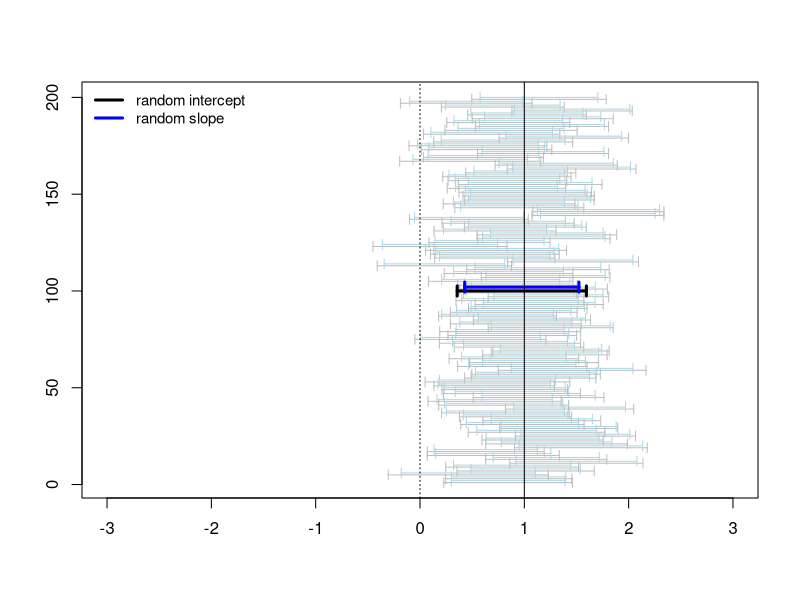
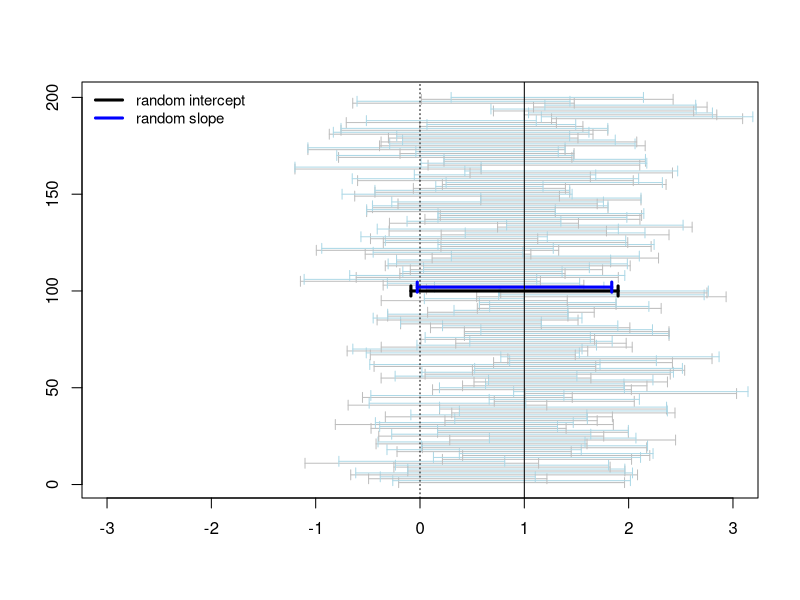
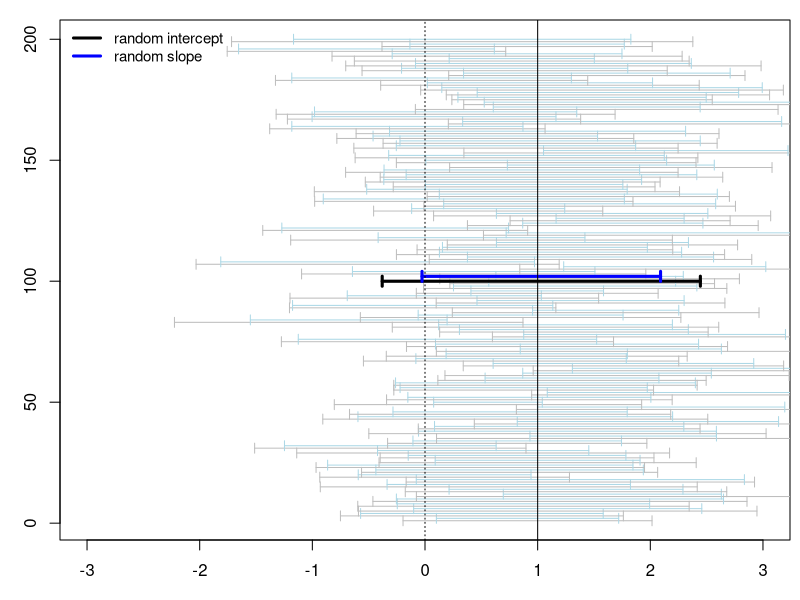
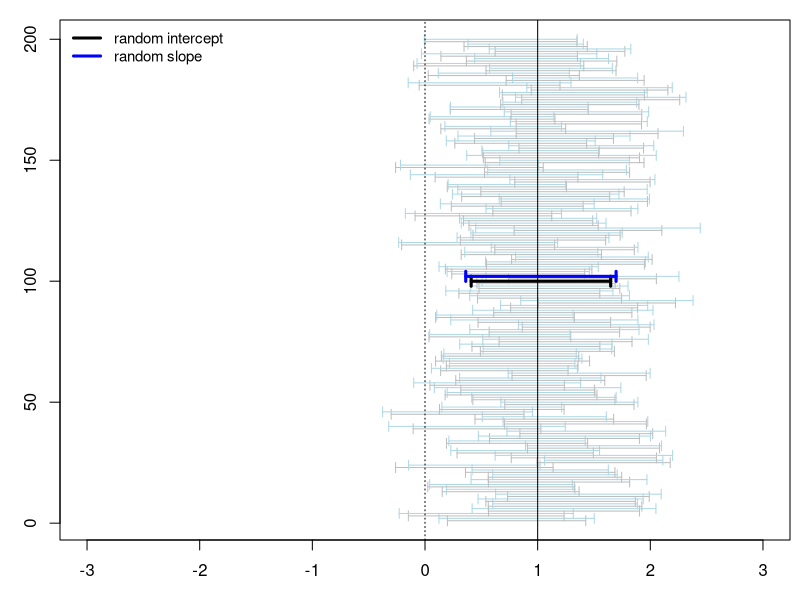

Write R code to recreate these figures, in order. (Note: a time limit stopped this script after it produced the figures.)
library(lme4)

###############################################################################

sim_cis <- function(form1, form2, data, params, test_par, nsim = 100) {
  cis <- replicate(nsim, {
    y <- simulate(formula(gsub("^y", "", form2)),
                  newdata = data,
                  newparams = params)$sim_1
    m0 <- lmer(formula(form1), dat)
    m1 <- lmer(formula(form2), dat)
    matrix(c(confint(m0, par = test_par, method = "Wald") |> as.numeric(),
             confint(m1, par = test_par, method = "Wald") |> as.numeric()),
           nrow = 2, byrow = TRUE)
    }, simplify = FALSE
  )
  dat_ci <- as.data.frame(do.call(rbind, cis))
  names(dat_ci) <- c("lb", "ub")
  dat_ci$true_par <- tail(params$beta, 1)
  dat_ci$model <- factor(c("random intercept", "random slope"))
  dat_ci
}

plot_cis <- function(data) {
  plot(I(1:nrow(data)) ~ lb, data, type = "n", xlim = c(-3, 3),
       xlab = "", ylab = "")
  arrows(data$lb, 1:nrow(data), data$ub, 1:nrow(data),
         code = 3, angle = 90, length = 0.05,
         col = c("gray", "lightblue")[data$model])
  with(
    aggregate(cbind(lb, ub) ~ model, data, mean),
    arrows(lb, c(nrow(data) / 2, nrow(data) / 2 + 2),
           ub, c(nrow(data) / 2, nrow(data) / 2 + 2),
           code = 3, angle = 90, length = 0.05,
           col = c("black", "blue"), lwd = 3)
  )
  abline(v = c(0, unique(data$true_par)), lty = c(3, 1))
  legend("topleft", c("random intercept", "random slope"), lty = 1,
         col = c("black", "blue"), lwd = 3, bty = "n", cex = .9)
}

###############################################################################

nsubj <- 10
nitem <- 5

#----- 2x2 within design ------------------------------------------------------

dat <- expand.grid(A = factor(c("a1", "a2")),
                   B = factor(c("b1", "b2")),
                   id = factor(1:nsubj))

# y = mu + a2 + b2 + a2b2 + p + pa + pb + e

beta  <- c(3, .5, .5, 1)
sp    <- c(1, .8, .6)
r     <- -.5
se    <- 1
S     <- r * sp %o% sp; diag(S) <- sp^2
Lt    <- chol(S) / se
theta <- t(Lt)[lower.tri(Lt, diag = TRUE)]

dat_ci <- sim_cis("y ~ A * B + (1 | id)",
                  "y ~ A * B + (A + B | id)",
                  data = dat,
                  params = list(beta = beta, theta = theta, sigma = se),
                  test_par = "Aa2:Bb2")

pdf("slides/figures/nico_cis_2x2design_1obs.pdf",
    width = 3.375, height = 3.375, pointsize = 10)
par(mai = c(.6, .6, .2, .1), mgp = c(2.4, 1, 0))
plot_cis(dat_ci)
dev.off()

# Power
mean(dat_ci$lb[dat_ci$model == "random intercept"] > 0)
mean(dat_ci$lb[dat_ci$model == "random slope"] > 0)

#----- crossed random effects -------------------------------------------------

dat <- expand.grid(A = factor(c("a1", "a2")),
                   B = factor(c("b1", "b2")),
                   item = factor(1:nitem),
                   id = factor(1:nsubj))

# y = mu + a2 + b2 + a2b2 + p + pa + pb + w + e

beta   <- c(3, .5, .5, 1)
sp     <- c(1, .8, .6)
r      <- -.5
se     <- 1
S      <- r * sp %o% sp; diag(S) <- sp^2
Lt     <- chol(S) / se
theta  <- t(Lt)[lower.tri(Lt, diag = TRUE)]
sw     <- 1
theta2 <- c(theta, sw / se)

dat_ci <- sim_cis("y ~ A * B + (1 | id) + (1 | item)",
                  "y ~ A * B + (A + B | id) + (1 | item)",
                  data = dat,
                  params = list(beta = beta, theta = theta2, sigma = se),
                  test_par = "Aa2:Bb2")

plot_cis(dat_ci)

# Power
mean(dat_ci$lb[dat_ci$model == "random intercept"] > 0)
mean(dat_ci$lb[dat_ci$model == "random slope"] > 0)

#----- crossed random effects with interaction --------------------------------

dat <- expand.grid(A = factor(c("a1", "a2")),
                   B = factor(c("b1", "b2")),
                   item = factor(1:nitem),
                   id = factor(1:nsubj))

# y = mu + a2 + b2 + a2b2 + p + pa + pb + papb + w + e

sp     <- c(.4, .8, .6, .4)
r      <- -.2
S      <- r * sp %o% sp; diag(S) <- sp^2
Lt     <- chol(S) / se
theta  <- t(Lt)[lower.tri(Lt, diag = TRUE)]
sw     <- 1
theta2 <- c(theta, sw / se)

dat_ci <- sim_cis("y ~ A * B + (1 | id) + (1 | item)",
                  "y ~ A * B + (A * B | id) + (1 | item)",
                  data = dat,
                  params = list(beta = beta, theta = theta2, sigma = se),
                  test_par = "Aa2:Bb2")

pdf("slides/figures/nico_cis_2x2design_5obs.pdf",
    width = 3.375, height = 3.375, pointsize = 10)
par(mai = c(.6, .6, .2, .1), mgp = c(2.4, 1, 0))
plot_cis(dat_ci)
dev.off()

# Power
mean(dat_ci$lb[dat_ci$model == "random intercept"] > 0)
mean(dat_ci$lb[dat_ci$model == "random slope"] > 0)

#----- one within factor ------------------------------------------------------

dat <- expand.grid(A = factor(c("a1", "a2", "a3")),
                   id = factor(1:nsubj))

# y = mu + a2 + a3 + p + pa2 + pa3 + e

beta  <- c(3, .5, 1)
se    <- 1
sp    <- c(1, .8, .6)
theta <- sp / se

dat_ci <- sim_cis("y ~ A + (1 | id)",
                  "y ~ A + (1 | id) + (0 + dummy(A, 'a2') | id) + (0 + dummy(A, 'a3') | id)",
                  data = dat,
                  params = list(beta = beta, theta = theta, sigma = se),
                  test_par = "Aa3")

plot_cis(dat_ci)

# Power
mean(dat_ci$lb[dat_ci$model == "random intercept"] > 0)
mean(dat_ci$lb[dat_ci$model == "random slope"] > 0)

#----- crossed random effects -------------------------------------------------

dat <- expand.grid(A = factor(c("a1", "a2", "a3")),
                   item = factor(1:nitem),
                   id = factor(1:nsubj))

# y = mu + a2 + a3 + p + pa + w + e

beta   <- c(3, .5, 1)
se     <- 1
sp     <- c(1, .8, .6)
theta  <- sp / se
sw     <- 1
theta2 <- c(sp / se, sw / se)

dat_ci <- sim_cis("y ~ A + (1 | id) + (1 | item)",
                  "y ~ A + (1 | id) + (0 + dummy(A, 'a2') | id) + (0 + dummy(A, 'a3') | id) + (1 | item)",
                  data = dat,
                  params = list(beta = beta, theta = theta2, sigma = se),
                  test_par = "Aa3")

plot_cis(dat_ci)

# Power
mean(dat_ci$lb[dat_ci$model == "random intercept"] > 0)
mean(dat_ci$lb[dat_ci$model == "random slope"] > 0)

#----- crossed random effects -------------------------------------------------

dat <- expand.grid(A = factor(c("a1", "a2", "a3")),
                   item = factor(1:nitem),
                   id = factor(1:nsubj))

# y = mu + a2 + a3 + p + pa + w + e

beta   <- c(3, .5, 1)
se     <- 1
sp     <- c(1, .8, .6)
r      <- -.2
S      <- r * sp %o% sp; diag(S) <- sp^2
Lt     <- chol(S) / se
theta  <- t(Lt)[lower.tri(Lt, diag = TRUE)]
sw     <- 1
theta2 <- c(theta, sw / se)

dat_ci <- sim_cis("y ~ A + (1 | id) + (1 | item)",
                  "y ~ A + (A | id) + (1 | item)",
                  data = dat,
                  params = list(beta = beta, theta = theta2, sigma = se),
                  test_par = "Aa3")

plot_cis(dat_ci)

# Power
mean(dat_ci$lb[dat_ci$model == "random intercept"] > 0)
mean(dat_ci$lb[dat_ci$model == "random slope"] > 0)
